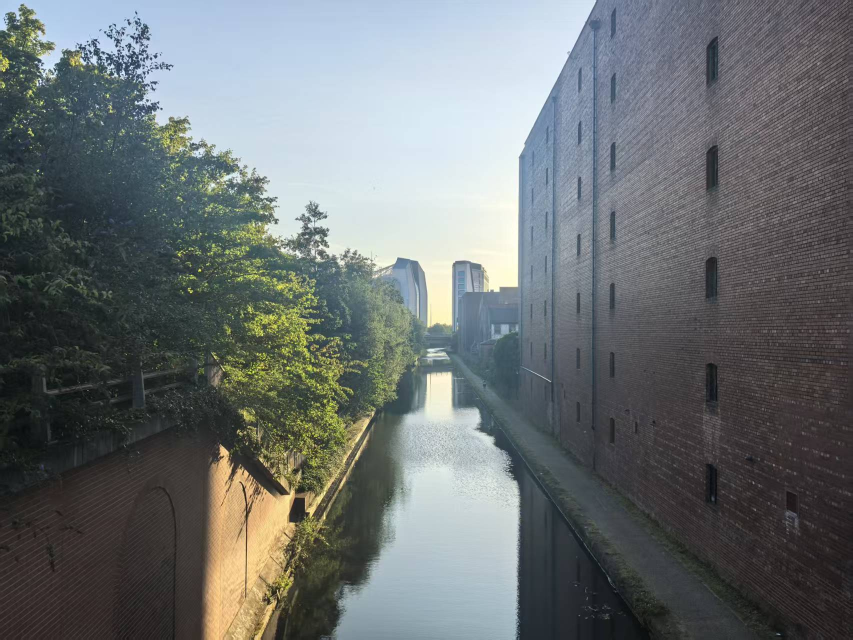
#> input picture code/pics/sky.jpg, 1706 x 1279 px (shown at 1/2 size); its folder holds only this picture in this run
$ python -i brick_temporal.py   (imports and definitions only)
#> lines starting #> are read from the running program, lines starting #| are printed output that depends on the picture
#> further down, picture is the input picture: shape (1279, 1706, 3); mean B, G, R 113.6, 112.9, 107.7
"""
brick_temporal -- scene-stability state for the live loop (Task 4 opt B+C).

The measured jitter analysis (docs/progress/Task4.md, step 5) showed that even
on a still scene the mosaic changes because partition, means and quantize are
recomputed every frame from noisy camera pixels: near-tie split decisions flip
(~3-5% of cells/frame) and labels near palette boundaries flap (~3%/frame).

`TemporalState` provides the geometry half of the fix (opt B): detect that the
scene has not changed and reuse the previous partition, so no split decision is
re-made. The scene test compares a mean-subtracted grey signature (so a uniform
auto-exposure shift is not a scene change) plus two Lab chroma means (so a pure
COLOUR change IS a scene change -- otherwise `freeze_colour_on_reuse` would
hide it behind the cached canvas). It also carries the per-triangle label
memory that the sticky quantizer (opt C,
`brick_color_rt.quantize_nearest_bgr_sticky`) needs, because that memory is only
valid while the triangle rows are stable -- i.e. while the geometry is reused. A
real scene change invalidates both.

This module holds ONLY the state and the decisions; `brick_pipeline.render_frame`
does the actual partition/triangle work so there is no import cycle.
"""
import cv2
import numpy as np

# Signature resolution for the scene-change test. 64x48 is a 10x10 box average
# of the 640x480 frame, which cuts sigma=2 sensor noise to ~0.2 grey levels
# while a real content change moves the signature by whole grey levels.
SIG_W, SIG_H = 64, 48
# How many times each Lab chroma mean is repeated inside
# `TemporalState.signature`. The structure block has SIG_H*SIG_W = 3072 entries;
# repeating chroma a few hundred times gives a global colour cast enough weight
# to cross `reuse_thresh`, while leaving the structure term in charge of
# geometric change.
CHROMA_REPEAT = 128.0


class TemporalState:
    """Cross-frame geometry/label state for the live loop.

    Function
    --------
    `can_reuse(frame)` decides whether this frame is close enough to the last
    partitioned frame to keep its cells. `commit(...)` records a new partition;
    `note_reuse()` ages a reused one. The label memory is exposed as
    `prev_labels` for the sticky quantizer.

    Shape/semantics
    ---------------
    `leaves` is the cached ordered list of (x, y, size) padded-coordinate cells;
    keeping a LIST (not a set) preserves triangle-row order, which is what makes
    `prev_labels` a valid per-triangle memory. `padded_shape`/`orig_shape` are
    the cached (Hp,Wp)/(H,W); `tri` is the cached (T,3,2) int32 triangle array.
    `sig` is the (SIG_H, SIG_W) float32 brightness-mean-subtracted signature of
    the partitioned frame. `prev_labels` is (T,) uint8 or None (None after a
    re-partition). `age` counts reused frames; `reused`/`refreshed`-style flags
    are read by the driver for the HUD.
    """

    def __init__(self, enabled=True, reuse_thresh=1.0, hysteresis=0.1,
                 max_reuse=0):
        """Create the state.

        `enabled=False` makes every query report "recompute", i.e. exactly the
        pre-temporal behaviour (used by the correctness gates). `reuse_thresh`
        is the mean absolute signature difference (0-255 grey levels) under
        which the partition is reused. `hysteresis` is forwarded to the sticky
        quantizer. `max_reuse > 0` forces a re-partition after that many reused
        frames even if the scene looks static (a guard against very slow drift
        that never crosses the threshold); 0 disables the guard.
        """
        self.enabled = enabled
        self.reuse_thresh = reuse_thresh
        self.hysteresis = hysteresis
        self.max_reuse = max_reuse
        self.reset()

    def reset(self):
        """Drop all cached state (camera change, window resize, user reset)."""
        self.leaves = None
        self.padded_shape = None
        self.orig_shape = None
        self.tri = None
        self.sig = None
        self.prev_labels = None
        self.age = 0
        self.reused = False
        # Render cache: the last canvas plus the EXACT inputs that drew it.
        # Reused only when labels AND palette are byte-identical (see
        # reuse_render), so it can never show a stale mosaic.
        self.render_labels = None
        self.render_palette = None
        self.canvas = None
        self.render_hits = 0

    @staticmethod
    def signature(frame):
        """Scene signature of a frame: mean-subtracted structure + chroma.

        Function
        --------
        Box-downsample to (SIG_H, SIG_W), convert to grey, and subtract the
        spatial mean. Subtracting the mean is deliberate: the quadtree's split
        priorities depend on relative contrast, so a uniform auto-exposure
        shift should NOT count as a scene change, and the palette
        (warm-started) tracks it instead.

        The grey channel alone cannot see a pure colour change: two frames with
        identical structure but different colour cast produce the same
        mean-subtracted grey signature, so with `freeze_colour_on_reuse` the
        cached canvas would be returned and the colour change would never
        appear. The Lab a/b means are appended for exactly that case. They are
        kept as two scalars rather than a channel map because a global colour
        cast moves them together, and a cast is the failure mode that matters;
        localised hue edits are caught by the structure term.

        Shapes
        ------
        Input:
          frame : (H, W, 3) uint8 BGR.
        Output:
          sig : (SIG_H * SIG_W + 2,) float32. `[0 : SIG_H*SIG_W]` are
                mean-subtracted average grey levels of ~10x10 blocks. The last
                two entries are `CHROMA_REPEAT * (mean Lab a - 128)` and the
                same for Lab b: scaled and repeated rather than raw means, so
                that the single mean-absolute-difference comparison in
                `can_reuse` gives chroma a meaningful share of the decision
                instead of being diluted ~1500x by the structure block.
        """
        small = cv2.resize(frame, (SIG_W, SIG_H), interpolation=cv2.INTER_AREA)
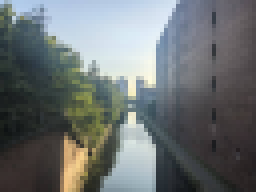
#> small: shape (48, 64, 3) (shown 4 times larger); mean B, G, R 113.6, 112.9, 107.7
        gray = cv2.cvtColor(small, cv2.COLOR_BGR2GRAY).astype(np.float32)
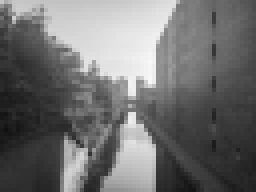
#> gray: shape (48, 64) float32 (shown 4 times larger); min 17, max 248, mean 111.5
        struct = gray - gray.mean()
        lab = cv2.cvtColor(small, cv2.COLOR_BGR2LAB).astype(np.float32)
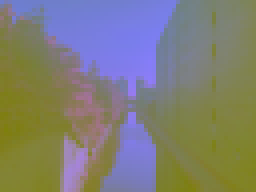
#> lab: shape (48, 64, 3) float32 (shown 4 times larger); mean B, G, R 117.3, 126.6, 127.1
        # The two chroma means are repeated CHROMA_REPEAT times so that, in the
        # single mean-absolute-difference comparison against the SIG_H*SIG_W
        # structure block, chroma carries a meaningful share of the decision.
        # With only one entry each, a strong colour cast is diluted ~1000x by
        # the structure block and slips under `reuse_thresh`. Centring on 128
        # keeps the neutral point near zero, matching the mean-subtracted grey.
        chroma = CHROMA_REPEAT * (lab[:, :, 1].mean() - 128.0)
#> chroma = -181.7
        chroma_b = CHROMA_REPEAT * (lab[:, :, 2].mean() - 128.0)
#> chroma_b = -110.2
        return np.concatenate([struct.ravel(),
                               np.array([chroma, chroma_b], dtype=np.float32)])

    # [99 lines left out: functions can_reuse, commit, note_reuse, reuse_render, remember_render, not called in this run]

>>> import cv2
>>> picture = cv2.imread('pics/sky.jpg')
>>> result = TemporalState().signature(picture)
#> result = 3074 values, max 136.5 at index 1253, min -181.7 at index 3072, mean -0.095
